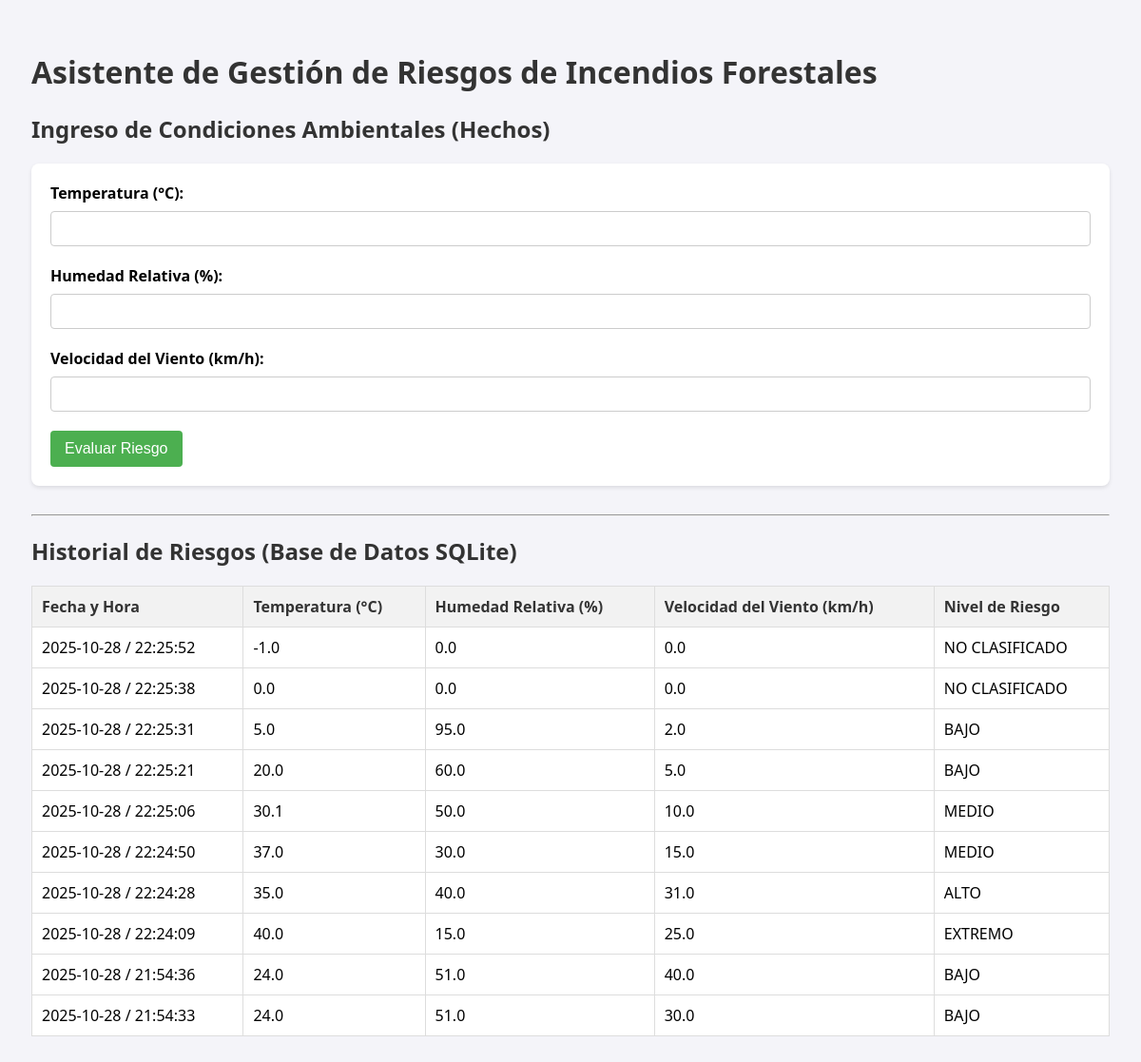
The page / on the database its author committed.
### tables this page shows
CREATE TABLE diagnosticos( 
            id INTEGER PRIMARY KEY AUTOINCREMENT,
            fecha TEXT,
            temperatura REAL,
            humedad REAL, 
            viento REAL, 
            nivel_riesgo TEXT,
            justificacion TEXT
        );

### app.py (the view, shortened to what this page needs)
@app.route("/", methods=["GET", "POST"])
def index():
    cargar_reglas()
    resultado = None
    datos_entrada_display = {}
    registros = obtener_diagnosticos() # Carga el historial al abrir la página
    return render_template("index.html",
                           resultado=resultado,
                           datos_entrada=datos_entrada_display,
                           registros=registros)

### app.py (called while the page is built)
def cargar_reglas():
    global REGLAS
    try:
        with open('reglas_incendios.json', 'r', encoding='utf-8') as f:
            REGLAS = json.load(f)
    except FileNotFoundError:
        print("Error: El archivo reglas_incendios.json no fue encontrado.")
        REGLAS = []

def obtener_diagnosticos():
    with sqlite3.connect(DB_NAME) as connexion:
        cursor = connexion.cursor()
        cursor.execute("SELECT fecha, temperatura, humedad, viento, nivel_riesgo FROM diagnosticos ORDER BY id DESC LIMIT 10")
        return cursor.fetchall()

### templates/index.html (shortened to what this page needs)
<!DOCTYPE html>
<html lang="en">
<head>
</head>
<body>
    <h1> Asistente de Gestión de Riesgos de Incendios Forestales</h1>
    <h2>Ingreso de Condiciones Ambientales (Hechos)</h2>
    <form method="post">
        <label for="temperatura">Temperatura (°C):</label>
        <input type="number" step="0.1" name="temperatura" id="temperatura" required
               value="{{ datos_entrada.temperatura if datos_entrada.temperatura else '' }}">
        <label for="humedad">Humedad Relativa (%):</label>
        <input type="number" step="0.1" name="humedad" id="humedad" required
               value="{{ datos_entrada.humedad if datos_entrada.humedad else '' }}">
        <label for="viento">Velocidad del Viento (km/h):</label>
        <input type="number" step="0.1" name="viento" id="viento" required
               value="{{ datos_entrada.viento if datos_entrada.viento else '' }}">
        <input type="submit" value="Evaluar Riesgo">
    </form>
    <hr>
    <h2>Historial de Riesgos (Base de Datos SQLite)</h2>
    {% if registros %}
    <table>
        <tr>
            <th>Fecha y Hora</th>
            <th>Temperatura (°C)</th>
            <th>Humedad Relativa (%)</th>
            <th>Velocidad del Viento (km/h)</th>
            <th>Nivel de Riesgo</th>
        </tr>
        {% for fila in registros %}
        <tr>
            <td>{{ fila[0].split('T')[0] }} / {{ fila[0].split('T')[1].split('.')[0] }}</td>
            <td>{{ fila[1] }}</td>
            <td>{{ fila[2] }}</td>
            <td>{{ fila[3] }}</td>
            <td>{{ fila[4] }}</td>
        </tr>
        {% endfor %}
    </table>
    {% else %}
    <p>No hay registros guardados en el historial aún.</p>
    {% endif %}
</body>
</html>

### templates/index.html (style rules this page uses)
body { font-family: 'Segoe UI', Tahoma, Geneva, Verdana, sans-serif; padding: 25px; background-color: #f4f4f9; }
h1, h2 { color: #333; }
form { background: #fff; padding: 20px; border-radius: 8px; box-shadow: 0 2px 4px rgba(0,0,0,0.1); margin-bottom: 30px; }
label { display: block; margin-bottom: 8px; font-weight: bold; }
input[type="number"] { width: 100%; padding: 10px; margin-bottom: 20px; border: 1px solid #ccc; border-radius: 4px; box-sizing: border-box; }
input[type="submit"] { background-color: #4CAF50; color: white; padding: 10px 15px; border: none; border-radius: 4px; cursor: pointer; font-size: 16px; }
table { width: 100%; border-collapse: collapse; margin-top: 15px; background: #fff; }
th, td { border: 1px solid #ddd; padding: 10px; text-align: left; }
th { background-color: #f2f2f2; color: #333; }

### rows shown on the page
diagnosticos: fecha "2025-10-28", fecha "22:25:52", temperatura "-1.0", humedad "0.0", viento "0.0", nivel_riesgo "NO CLASIFICADO"
diagnosticos: fecha "2025-10-28", fecha "22:25:38", temperatura "0.0", humedad "0.0", viento "0.0", nivel_riesgo "NO CLASIFICADO"
diagnosticos: fecha "2025-10-28", fecha "22:25:31", temperatura "5.0", humedad "95.0", viento "2.0", nivel_riesgo "BAJO"
diagnosticos: fecha "2025-10-28", fecha "22:25:21", temperatura "20.0", humedad "60.0", viento "5.0", nivel_riesgo "BAJO"
diagnosticos: fecha "2025-10-28", fecha "22:25:06", temperatura "30.1", humedad "50.0", viento "10.0", nivel_riesgo "MEDIO"
diagnosticos: fecha "2025-10-28", fecha "22:24:50", temperatura "37.0", humedad "30.0", viento "15.0", nivel_riesgo "MEDIO"
diagnosticos: fecha "2025-10-28", fecha "22:24:28", temperatura "35.0", humedad "40.0", viento "31.0", nivel_riesgo "ALTO"
diagnosticos: fecha "2025-10-28", fecha "22:24:09", temperatura "40.0", humedad "15.0", viento "25.0", nivel_riesgo "EXTREMO"
diagnosticos: fecha "2025-10-28", fecha "21:54:36", temperatura "24.0", humedad "51.0", viento "40.0", nivel_riesgo "BAJO"
diagnosticos: fecha "2025-10-28", fecha "21:54:33", temperatura "24.0", humedad "51.0", viento "30.0", nivel_riesgo "BAJO"
